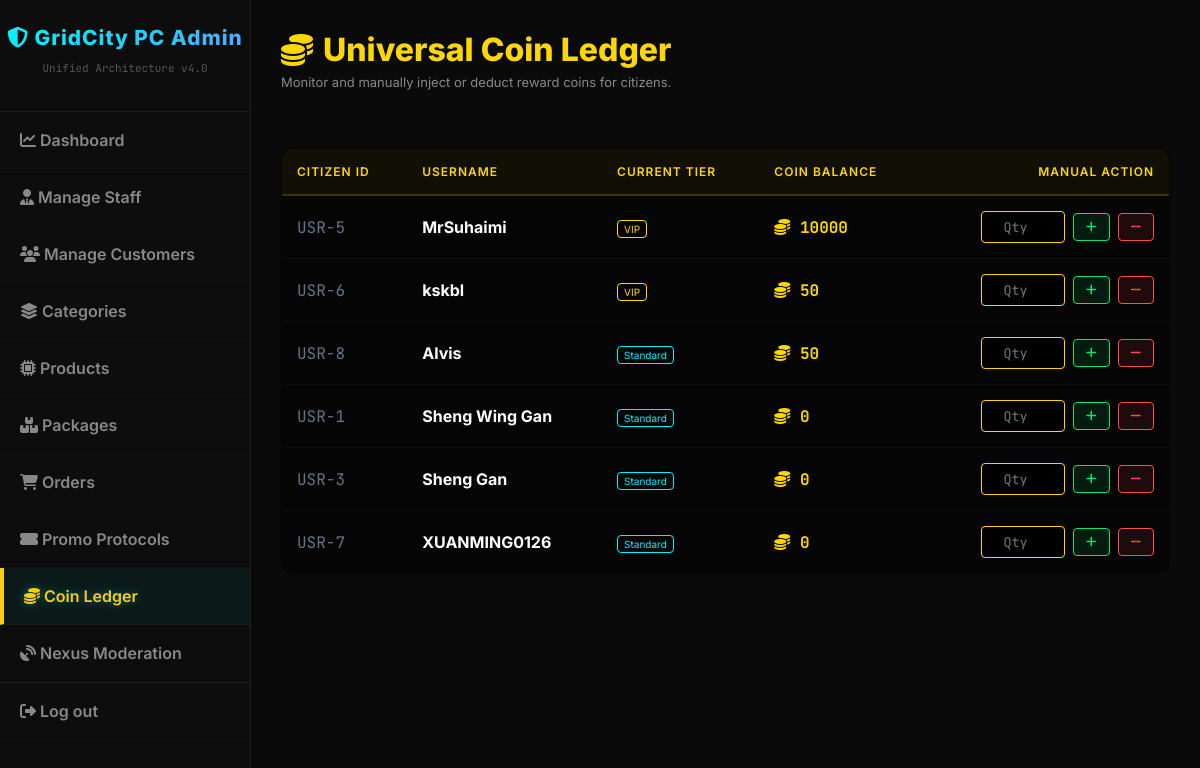
/manage_coins.php (signed in), run on an earlier commit of the app's database.
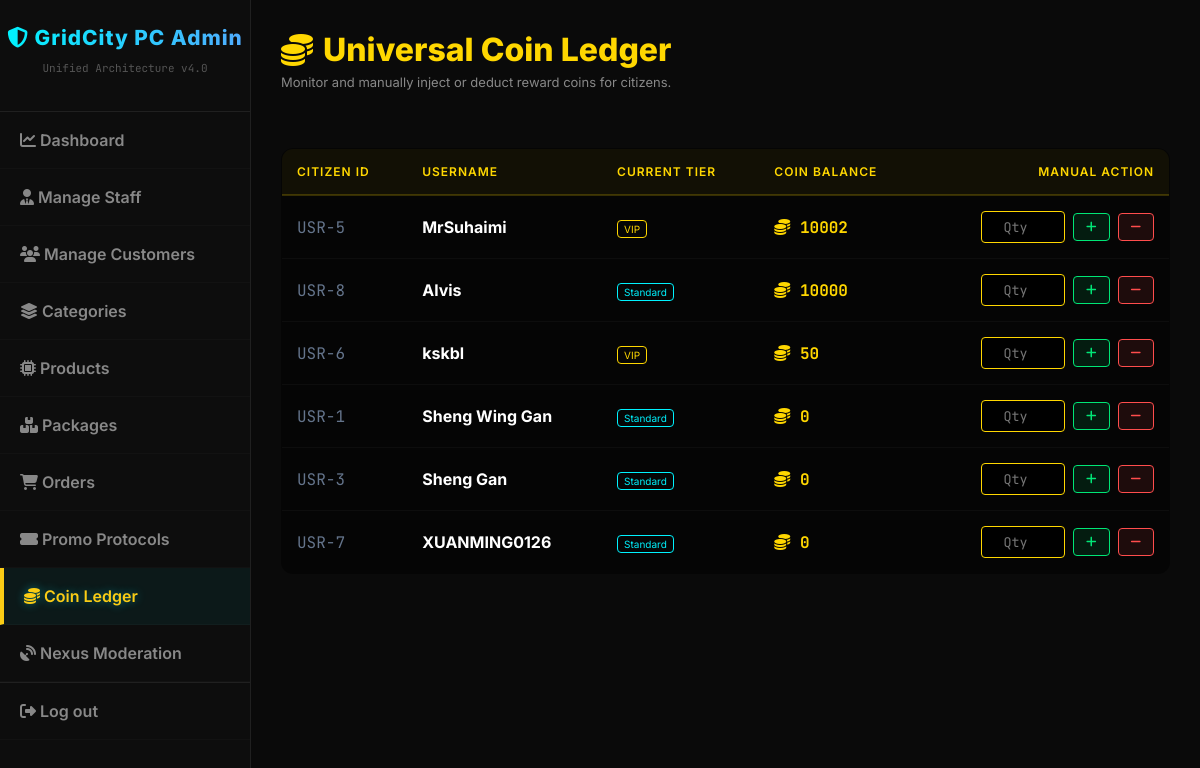
And on a later commit of the database.
### tables this page shows
CREATE TABLE `customers` (
  `customer_id` int(11) NOT NULL,
  `username` varchar(150) DEFAULT NULL,
  `first_name` varchar(50) DEFAULT NULL,
  `last_name` varchar(50) DEFAULT NULL,
  `email` varchar(100) NOT NULL,
  `password` varchar(255) NOT NULL,
  `phone_number` varchar(20) DEFAULT NULL,
  `birthday` date DEFAULT NULL,
  `wallet_balance` decimal(10,2) NOT NULL DEFAULT 0.00,
  `reward_coins` int(11) NOT NULL DEFAULT 0,
  `membership_tier` varchar(20) DEFAULT 'Standard',
  `vip_expiry_date` datetime DEFAULT NULL,
  `auto_renew` tinyint(1) DEFAULT 0,
  `default_shipping_address` text DEFAULT NULL,
  `account_status` varchar(20) DEFAULT 'Active',
  `reset_token` varchar(6) DEFAULT NULL,
  `reset_token_expire` datetime DEFAULT NULL,
  `pref_gamer` int(11) DEFAULT 0,
  `pref_creator` int(11) DEFAULT 0,
  `pref_student` int(11) DEFAULT 0,
  `pref_enthusiast` int(11) DEFAULT 0,
  `created_at` datetime DEFAULT current_timestamp()
);

### manage_coins.php (the view, shortened to what this page needs)
<!DOCTYPE html>
<html lang="en">
<head>
    <link rel="stylesheet" href="https://cdnjs.cloudflare.com/ajax/libs/font-awesome/6.4.0/css/all.min.css">
    <link rel="stylesheet" href="css/admin_style.css">
</head>
<body>
    <div class="admin-container">
      <?php include 'admin_sidebar.php'; ?>
        <div class="admin-content" style="padding: 30px;">
            <header class="admin-header" style="margin-bottom: 30px;">
                <h2 style="color: #ffd700; margin:0;"><i class="fas fa-coins"></i> Universal Coin Ledger</h2>
                <p style="color:#888; font-size:13px; margin-top:5px;">Monitor and manually inject or deduct reward coins for citizens.</p>
            </header>
            <table class="cyber-table">
                <thead>
                    <tr>
                        <th>Citizen ID</th>
                        <th>Username</th>
                        <th>Current Tier</th>
                        <th>Coin Balance</th>
                        <th style="text-align: right;">Manual Action</th>
                    </tr>
                </thead>
                <tbody>
                    <?php
                    $res = $conn->query("SELECT customer_id, username, membership_tier, reward_coins FROM customers ORDER BY reward_coins DESC");
                    while ($row = $res->fetch_assoc()) {
                        $tier_color = ($row['membership_tier'] == 'VIP') ? '#ffd700' : '#00f2fe';
                        echo "<tr>";
                        echo "<td style='color:#64748b; font-family: JetBrains Mono;'>USR-{$row['customer_id']}</td>";
                        echo "<td><strong>{$row['username']}</strong></td>";
                        echo "<td><span style='color:{$tier_color}; border:1px solid {$tier_color}; padding:2px 6px; border-radius:4px; font-size:10px;'>{$row['membership_tier']}</span></td>";
                        echo "<td style='color:#ffd700; font-family: JetBrains Mono; font-weight:bold; font-size:16px;'><i class='fas fa-coins'></i> {$row['reward_coins']}</td>";
                        echo "<td style='text-align: right;'>
                                <form method='POST' style='display:flex; justify-content:flex-end; gap:8px; align-items:center;'>
                                    <input type='hidden' name='customer_id' value='{$row['customer_id']}'>
                                    <input type='number' name='coin_amount' class='coin-input' placeholder='Qty' min='1' required>
                                    <button type='submit' name='action' value='add' class='btn-add' title='Inject Coins'><i class='fas fa-plus'></i></button>
                                    <button type='submit' name='action' value='deduct' class='btn-deduct' title='Deduct Coins'><i class='fas fa-minus'></i></button>
                                </form>
                              </td>";
                        echo "</tr>";
                    }
                    ?>
                </tbody>
            </table>
        </div>
    </div>
</body>
</html>

What changed in the data, as far as the page shows it:
changed customers "MrSuhaimi": reward_coins "10000" → "10002"
changed customers "Alvis": reward_coins "50" → "10000"; moves up the list
